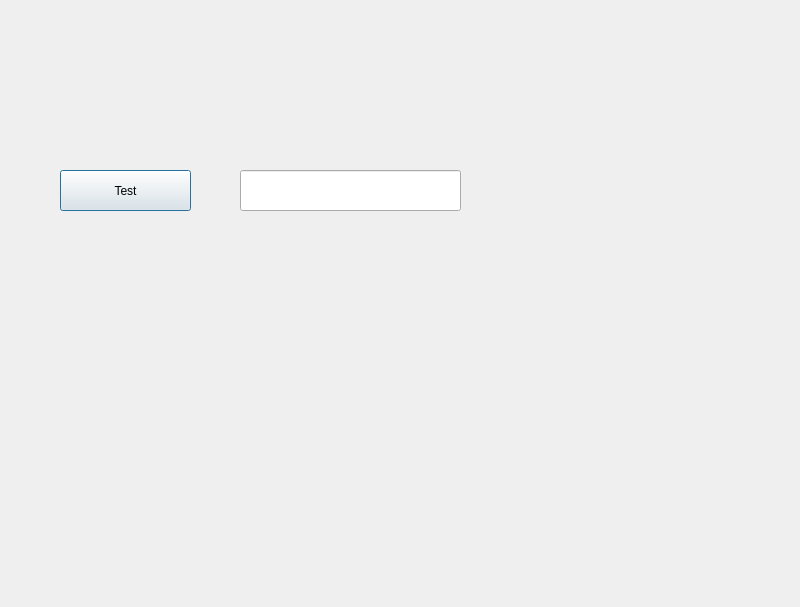
<?xml version="1.0" encoding="UTF-8"?>
<ui version="4.0">
 <class>arduino</class>
 <widget class="QDialog" name="arduino">
  <property name="geometry">
   <rect>
    <x>0</x>
    <y>0</y>
    <width>800</width>
    <height>607</height>
   </rect>
  </property>
  <property name="windowTitle">
   <string>Dialog</string>
  </property>
  <widget class="QPushButton" name="pushButton_testarduino">
   <property name="geometry">
    <rect>
     <x>60</x>
     <y>170</y>
     <width>131</width>
     <height>41</height>
    </rect>
   </property>
   <property name="text">
    <string>Test</string>
   </property>
  </widget>
  <widget class="QLineEdit" name="lineEdit_testarduino">
   <property name="geometry">
    <rect>
     <x>240</x>
     <y>170</y>
     <width>221</width>
     <height>41</height>
    </rect>
   </property>
   <property name="text">
    <string/>
   </property>
  </widget>
 </widget>
 <resources/>
 <connections/>
</ui>
